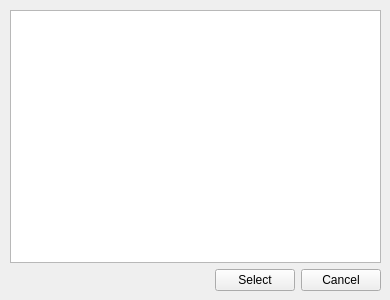
<ui version="4.0" >
 <class>SelectMember</class>
 <widget class="QWidget" name="SelectMember" >
  <property name="windowModality" >
   <enum>Qt::WindowModal</enum>
  </property>
  <property name="geometry" >
   <rect>
    <x>0</x>
    <y>0</y>
    <width>390</width>
    <height>300</height>
   </rect>
  </property>
  <property name="sizePolicy" >
   <sizepolicy vsizetype="Fixed" hsizetype="Fixed" >
    <horstretch>0</horstretch>
    <verstretch>0</verstretch>
   </sizepolicy>
  </property>
  <property name="minimumSize" >
   <size>
    <width>390</width>
    <height>300</height>
   </size>
  </property>
  <property name="maximumSize" >
   <size>
    <width>390</width>
    <height>300</height>
   </size>
  </property>
  <property name="windowTitle" >
   <string>Select Member</string>
  </property>
  <widget class="QWidget" name="" >
   <property name="geometry" >
    <rect>
     <x>10</x>
     <y>10</y>
     <width>371</width>
     <height>281</height>
    </rect>
   </property>
   <layout class="QVBoxLayout" name="verticalLayout" >
    <item>
     <widget class="QTableView" name="userTableView" >
      <property name="selectionMode" >
       <enum>QAbstractItemView::SingleSelection</enum>
      </property>
      <property name="selectionBehavior" >
       <enum>QAbstractItemView::SelectRows</enum>
      </property>
      <property name="gridStyle" >
       <enum>Qt::SolidLine</enum>
      </property>
     </widget>
    </item>
    <item>
     <layout class="QHBoxLayout" name="horizontalLayout" >
      <item>
       <spacer name="horizontalSpacer" >
        <property name="orientation" >
         <enum>Qt::Horizontal</enum>
        </property>
        <property name="sizeHint" stdset="0" >
         <size>
          <width>188</width>
          <height>20</height>
         </size>
        </property>
       </spacer>
      </item>
      <item>
       <widget class="QPushButton" name="SelectButton" >
        <property name="text" >
         <string>Select</string>
        </property>
       </widget>
      </item>
      <item>
       <widget class="QPushButton" name="CancelButton" >
        <property name="text" >
         <string>Cancel</string>
        </property>
       </widget>
      </item>
     </layout>
    </item>
   </layout>
   <zorder>userTableView</zorder>
  </widget>
 </widget>
 <resources/>
 <connections/>
</ui>
